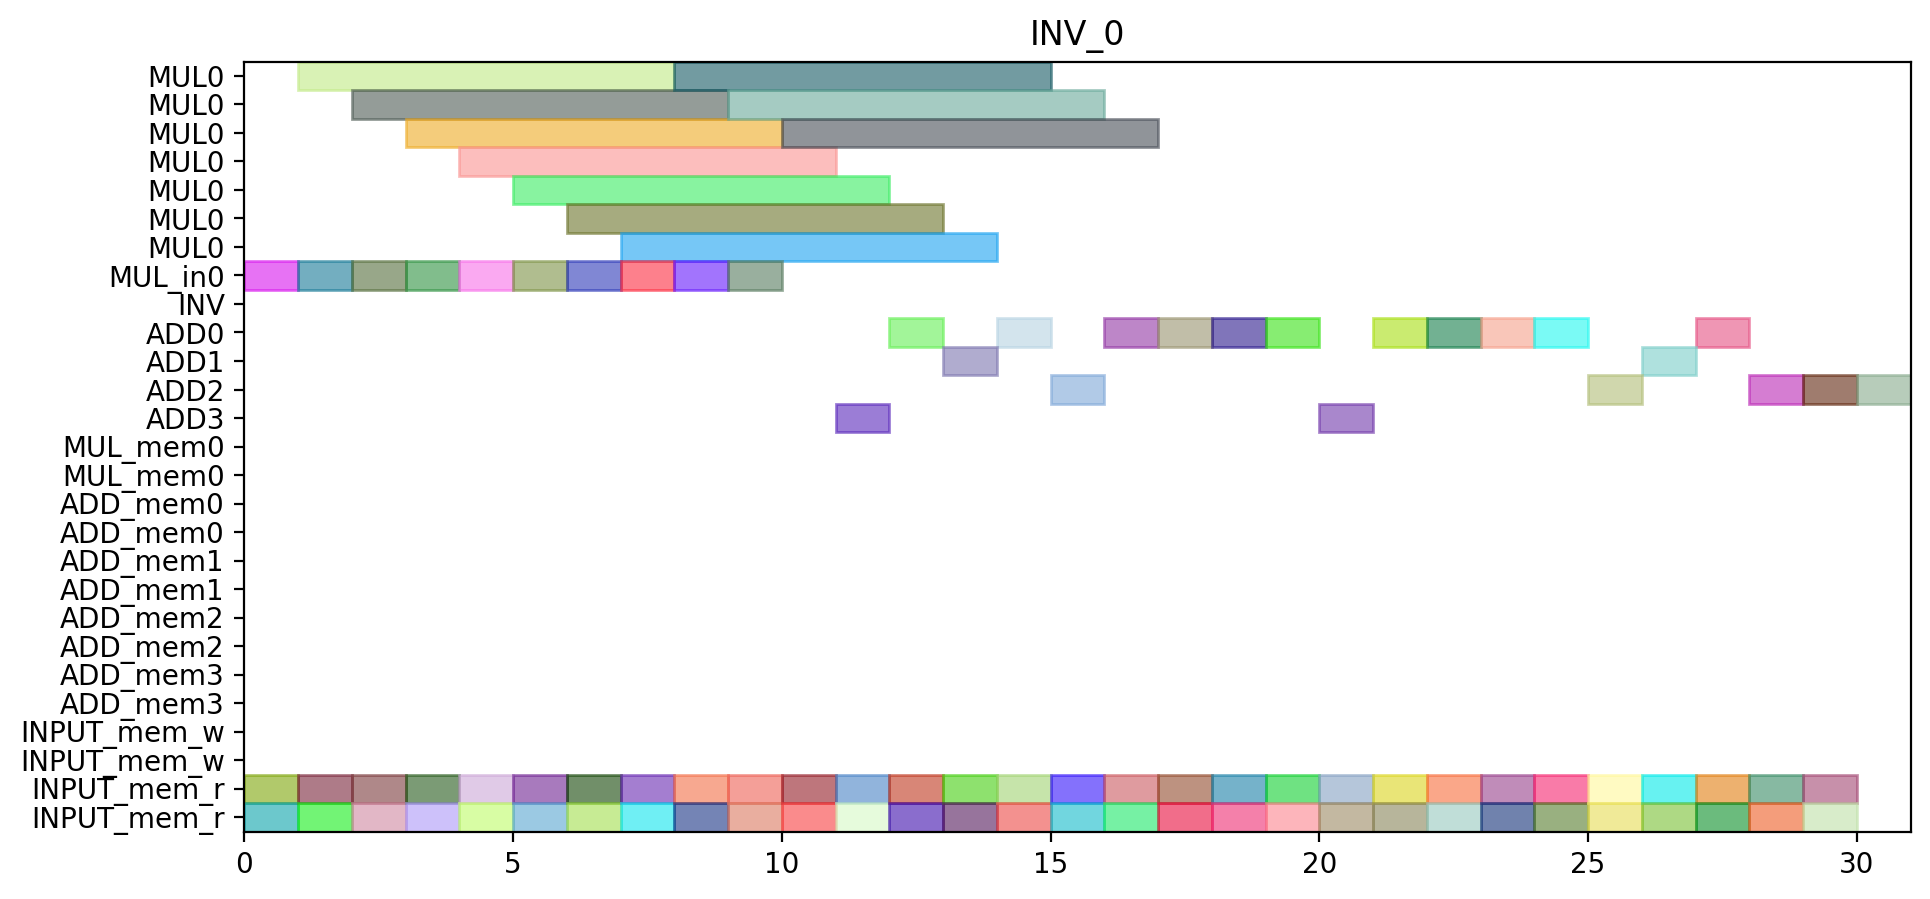

The script that drew this image:
from pyschedule import Scenario, solvers, plotters, alt


def solve():
	horizon = 131
	S = Scenario("INV_0", horizon=horizon)

	# resource
	MUL = S.Resources('MUL', num=1, size=7)
	MUL_in = S.Resources('MUL_in', num=1)
	INV = S.Resource('INV')
	ADD = S.Resources('ADD', num=4, periods=range(1, horizon))
	MUL_mem = S.Resources('MUL_mem', num=1, size=2)
	ADD_mem = S.Resources('ADD_mem', num=4, size=2)
	INPUT_mem_w = S.Resource('INPUT_mem_w', size=2)
	INPUT_mem_r = S.Resource('INPUT_mem_r', size=2)

	# result of previous scheduling

	# new tasks
	c_aa_a1_0 = S.Task('c_aa_a1_0', length=1, delay_cost=1)
	c_aa_a1_0 += alt(ADD)

	c_aa_a1_0_mem0 = S.Task('c_aa_a1_0_mem0', length=1, delay_cost=1)
	c_aa_a1_0_mem0 += INPUT_mem_r
	S += c_aa_a1_0_mem0 <= c_aa_a1_0

	c_aa_a1_0_mem1 = S.Task('c_aa_a1_0_mem1', length=1, delay_cost=1)
	c_aa_a1_0_mem1 += INPUT_mem_r
	S += c_aa_a1_0_mem1 <= c_aa_a1_0

	c_aa_a1_1 = S.Task('c_aa_a1_1', length=1, delay_cost=1)
	c_aa_a1_1 += alt(ADD)

	c_aa_a1_1_mem0 = S.Task('c_aa_a1_1_mem0', length=1, delay_cost=1)
	c_aa_a1_1_mem0 += INPUT_mem_r
	S += c_aa_a1_1_mem0 <= c_aa_a1_1

	c_aa_a1_1_mem1 = S.Task('c_aa_a1_1_mem1', length=1, delay_cost=1)
	c_aa_a1_1_mem1 += INPUT_mem_r
	S += c_aa_a1_1_mem1 <= c_aa_a1_1

	c_aa_t10 = S.Task('c_aa_t10', length=1, delay_cost=1)
	c_aa_t10 += alt(ADD)

	c_aa_t10_mem0 = S.Task('c_aa_t10_mem0', length=1, delay_cost=1)
	c_aa_t10_mem0 += INPUT_mem_r
	S += c_aa_t10_mem0 <= c_aa_t10

	c_aa_t10_mem1 = S.Task('c_aa_t10_mem1', length=1, delay_cost=1)
	c_aa_t10_mem1 += INPUT_mem_r
	S += c_aa_t10_mem1 <= c_aa_t10

	c_aa_t11 = S.Task('c_aa_t11', length=1, delay_cost=1)
	c_aa_t11 += alt(ADD)

	c_aa_t11_mem0 = S.Task('c_aa_t11_mem0', length=1, delay_cost=1)
	c_aa_t11_mem0 += INPUT_mem_r
	S += c_aa_t11_mem0 <= c_aa_t11

	c_aa_t11_mem1 = S.Task('c_aa_t11_mem1', length=1, delay_cost=1)
	c_aa_t11_mem1 += INPUT_mem_r
	S += c_aa_t11_mem1 <= c_aa_t11

	c_aa_t3_t0_in = S.Task('c_aa_t3_t0_in', length=1, delay_cost=1)
	c_aa_t3_t0_in += alt(MUL_in)
	c_aa_t3_t0 = S.Task('c_aa_t3_t0', length=7, delay_cost=1)
	c_aa_t3_t0 += alt(MUL)
	S += c_aa_t3_t0>=c_aa_t3_t0_in

	c_aa_t3_t0_mem0 = S.Task('c_aa_t3_t0_mem0', length=1, delay_cost=1)
	c_aa_t3_t0_mem0 += INPUT_mem_r
	S += c_aa_t3_t0_mem0 <= c_aa_t3_t0

	c_aa_t3_t0_mem1 = S.Task('c_aa_t3_t0_mem1', length=1, delay_cost=1)
	c_aa_t3_t0_mem1 += INPUT_mem_r
	S += c_aa_t3_t0_mem1 <= c_aa_t3_t0

	c_aa_t3_t1_in = S.Task('c_aa_t3_t1_in', length=1, delay_cost=1)
	c_aa_t3_t1_in += alt(MUL_in)
	c_aa_t3_t1 = S.Task('c_aa_t3_t1', length=7, delay_cost=1)
	c_aa_t3_t1 += alt(MUL)
	S += c_aa_t3_t1>=c_aa_t3_t1_in

	c_aa_t3_t1_mem0 = S.Task('c_aa_t3_t1_mem0', length=1, delay_cost=1)
	c_aa_t3_t1_mem0 += INPUT_mem_r
	S += c_aa_t3_t1_mem0 <= c_aa_t3_t1

	c_aa_t3_t1_mem1 = S.Task('c_aa_t3_t1_mem1', length=1, delay_cost=1)
	c_aa_t3_t1_mem1 += INPUT_mem_r
	S += c_aa_t3_t1_mem1 <= c_aa_t3_t1

	c_aa_t3_t2 = S.Task('c_aa_t3_t2', length=1, delay_cost=1)
	c_aa_t3_t2 += alt(ADD)

	c_aa_t3_t2_mem0 = S.Task('c_aa_t3_t2_mem0', length=1, delay_cost=1)
	c_aa_t3_t2_mem0 += INPUT_mem_r
	S += c_aa_t3_t2_mem0 <= c_aa_t3_t2

	c_aa_t3_t2_mem1 = S.Task('c_aa_t3_t2_mem1', length=1, delay_cost=1)
	c_aa_t3_t2_mem1 += INPUT_mem_r
	S += c_aa_t3_t2_mem1 <= c_aa_t3_t2

	c_aa_t3_t3 = S.Task('c_aa_t3_t3', length=1, delay_cost=1)
	c_aa_t3_t3 += alt(ADD)

	c_aa_t3_t3_mem0 = S.Task('c_aa_t3_t3_mem0', length=1, delay_cost=1)
	c_aa_t3_t3_mem0 += INPUT_mem_r
	S += c_aa_t3_t3_mem0 <= c_aa_t3_t3

	c_aa_t3_t3_mem1 = S.Task('c_aa_t3_t3_mem1', length=1, delay_cost=1)
	c_aa_t3_t3_mem1 += INPUT_mem_r
	S += c_aa_t3_t3_mem1 <= c_aa_t3_t3

	c_bb_a1_0 = S.Task('c_bb_a1_0', length=1, delay_cost=1)
	c_bb_a1_0 += alt(ADD)

	c_bb_a1_0_mem0 = S.Task('c_bb_a1_0_mem0', length=1, delay_cost=1)
	c_bb_a1_0_mem0 += INPUT_mem_r
	S += c_bb_a1_0_mem0 <= c_bb_a1_0

	c_bb_a1_0_mem1 = S.Task('c_bb_a1_0_mem1', length=1, delay_cost=1)
	c_bb_a1_0_mem1 += INPUT_mem_r
	S += c_bb_a1_0_mem1 <= c_bb_a1_0

	c_bb_a1_1 = S.Task('c_bb_a1_1', length=1, delay_cost=1)
	c_bb_a1_1 += alt(ADD)

	c_bb_a1_1_mem0 = S.Task('c_bb_a1_1_mem0', length=1, delay_cost=1)
	c_bb_a1_1_mem0 += INPUT_mem_r
	S += c_bb_a1_1_mem0 <= c_bb_a1_1

	c_bb_a1_1_mem1 = S.Task('c_bb_a1_1_mem1', length=1, delay_cost=1)
	c_bb_a1_1_mem1 += INPUT_mem_r
	S += c_bb_a1_1_mem1 <= c_bb_a1_1

	c_bb_t10 = S.Task('c_bb_t10', length=1, delay_cost=1)
	c_bb_t10 += alt(ADD)

	c_bb_t10_mem0 = S.Task('c_bb_t10_mem0', length=1, delay_cost=1)
	c_bb_t10_mem0 += INPUT_mem_r
	S += c_bb_t10_mem0 <= c_bb_t10

	c_bb_t10_mem1 = S.Task('c_bb_t10_mem1', length=1, delay_cost=1)
	c_bb_t10_mem1 += INPUT_mem_r
	S += c_bb_t10_mem1 <= c_bb_t10

	c_bb_t11 = S.Task('c_bb_t11', length=1, delay_cost=1)
	c_bb_t11 += alt(ADD)

	c_bb_t11_mem0 = S.Task('c_bb_t11_mem0', length=1, delay_cost=1)
	c_bb_t11_mem0 += INPUT_mem_r
	S += c_bb_t11_mem0 <= c_bb_t11

	c_bb_t11_mem1 = S.Task('c_bb_t11_mem1', length=1, delay_cost=1)
	c_bb_t11_mem1 += INPUT_mem_r
	S += c_bb_t11_mem1 <= c_bb_t11

	c_bb_t3_t0_in = S.Task('c_bb_t3_t0_in', length=1, delay_cost=1)
	c_bb_t3_t0_in += alt(MUL_in)
	c_bb_t3_t0 = S.Task('c_bb_t3_t0', length=7, delay_cost=1)
	c_bb_t3_t0 += alt(MUL)
	S += c_bb_t3_t0>=c_bb_t3_t0_in

	c_bb_t3_t0_mem0 = S.Task('c_bb_t3_t0_mem0', length=1, delay_cost=1)
	c_bb_t3_t0_mem0 += INPUT_mem_r
	S += c_bb_t3_t0_mem0 <= c_bb_t3_t0

	c_bb_t3_t0_mem1 = S.Task('c_bb_t3_t0_mem1', length=1, delay_cost=1)
	c_bb_t3_t0_mem1 += INPUT_mem_r
	S += c_bb_t3_t0_mem1 <= c_bb_t3_t0

	c_bb_t3_t1_in = S.Task('c_bb_t3_t1_in', length=1, delay_cost=1)
	c_bb_t3_t1_in += alt(MUL_in)
	c_bb_t3_t1 = S.Task('c_bb_t3_t1', length=7, delay_cost=1)
	c_bb_t3_t1 += alt(MUL)
	S += c_bb_t3_t1>=c_bb_t3_t1_in

	c_bb_t3_t1_mem0 = S.Task('c_bb_t3_t1_mem0', length=1, delay_cost=1)
	c_bb_t3_t1_mem0 += INPUT_mem_r
	S += c_bb_t3_t1_mem0 <= c_bb_t3_t1

	c_bb_t3_t1_mem1 = S.Task('c_bb_t3_t1_mem1', length=1, delay_cost=1)
	c_bb_t3_t1_mem1 += INPUT_mem_r
	S += c_bb_t3_t1_mem1 <= c_bb_t3_t1

	c_bb_t3_t2 = S.Task('c_bb_t3_t2', length=1, delay_cost=1)
	c_bb_t3_t2 += alt(ADD)

	c_bb_t3_t2_mem0 = S.Task('c_bb_t3_t2_mem0', length=1, delay_cost=1)
	c_bb_t3_t2_mem0 += INPUT_mem_r
	S += c_bb_t3_t2_mem0 <= c_bb_t3_t2

	c_bb_t3_t2_mem1 = S.Task('c_bb_t3_t2_mem1', length=1, delay_cost=1)
	c_bb_t3_t2_mem1 += INPUT_mem_r
	S += c_bb_t3_t2_mem1 <= c_bb_t3_t2

	c_bb_t3_t3 = S.Task('c_bb_t3_t3', length=1, delay_cost=1)
	c_bb_t3_t3 += alt(ADD)

	c_bb_t3_t3_mem0 = S.Task('c_bb_t3_t3_mem0', length=1, delay_cost=1)
	c_bb_t3_t3_mem0 += INPUT_mem_r
	S += c_bb_t3_t3_mem0 <= c_bb_t3_t3

	c_bb_t3_t3_mem1 = S.Task('c_bb_t3_t3_mem1', length=1, delay_cost=1)
	c_bb_t3_t3_mem1 += INPUT_mem_r
	S += c_bb_t3_t3_mem1 <= c_bb_t3_t3

	c_cc_a1_0 = S.Task('c_cc_a1_0', length=1, delay_cost=1)
	c_cc_a1_0 += alt(ADD)

	c_cc_a1_0_mem0 = S.Task('c_cc_a1_0_mem0', length=1, delay_cost=1)
	c_cc_a1_0_mem0 += INPUT_mem_r
	S += c_cc_a1_0_mem0 <= c_cc_a1_0

	c_cc_a1_0_mem1 = S.Task('c_cc_a1_0_mem1', length=1, delay_cost=1)
	c_cc_a1_0_mem1 += INPUT_mem_r
	S += c_cc_a1_0_mem1 <= c_cc_a1_0

	c_cc_a1_1 = S.Task('c_cc_a1_1', length=1, delay_cost=1)
	c_cc_a1_1 += alt(ADD)

	c_cc_a1_1_mem0 = S.Task('c_cc_a1_1_mem0', length=1, delay_cost=1)
	c_cc_a1_1_mem0 += INPUT_mem_r
	S += c_cc_a1_1_mem0 <= c_cc_a1_1

	c_cc_a1_1_mem1 = S.Task('c_cc_a1_1_mem1', length=1, delay_cost=1)
	c_cc_a1_1_mem1 += INPUT_mem_r
	S += c_cc_a1_1_mem1 <= c_cc_a1_1

	c_cc_t10 = S.Task('c_cc_t10', length=1, delay_cost=1)
	c_cc_t10 += alt(ADD)

	c_cc_t10_mem0 = S.Task('c_cc_t10_mem0', length=1, delay_cost=1)
	c_cc_t10_mem0 += INPUT_mem_r
	S += c_cc_t10_mem0 <= c_cc_t10

	c_cc_t10_mem1 = S.Task('c_cc_t10_mem1', length=1, delay_cost=1)
	c_cc_t10_mem1 += INPUT_mem_r
	S += c_cc_t10_mem1 <= c_cc_t10

	c_cc_t11 = S.Task('c_cc_t11', length=1, delay_cost=1)
	c_cc_t11 += alt(ADD)

	c_cc_t11_mem0 = S.Task('c_cc_t11_mem0', length=1, delay_cost=1)
	c_cc_t11_mem0 += INPUT_mem_r
	S += c_cc_t11_mem0 <= c_cc_t11

	c_cc_t11_mem1 = S.Task('c_cc_t11_mem1', length=1, delay_cost=1)
	c_cc_t11_mem1 += INPUT_mem_r
	S += c_cc_t11_mem1 <= c_cc_t11

	c_cc_t3_t0_in = S.Task('c_cc_t3_t0_in', length=1, delay_cost=1)
	c_cc_t3_t0_in += alt(MUL_in)
	c_cc_t3_t0 = S.Task('c_cc_t3_t0', length=7, delay_cost=1)
	c_cc_t3_t0 += alt(MUL)
	S += c_cc_t3_t0>=c_cc_t3_t0_in

	c_cc_t3_t0_mem0 = S.Task('c_cc_t3_t0_mem0', length=1, delay_cost=1)
	c_cc_t3_t0_mem0 += INPUT_mem_r
	S += c_cc_t3_t0_mem0 <= c_cc_t3_t0

	c_cc_t3_t0_mem1 = S.Task('c_cc_t3_t0_mem1', length=1, delay_cost=1)
	c_cc_t3_t0_mem1 += INPUT_mem_r
	S += c_cc_t3_t0_mem1 <= c_cc_t3_t0

	c_cc_t3_t1_in = S.Task('c_cc_t3_t1_in', length=1, delay_cost=1)
	c_cc_t3_t1_in += alt(MUL_in)
	c_cc_t3_t1 = S.Task('c_cc_t3_t1', length=7, delay_cost=1)
	c_cc_t3_t1 += alt(MUL)
	S += c_cc_t3_t1>=c_cc_t3_t1_in

	c_cc_t3_t1_mem0 = S.Task('c_cc_t3_t1_mem0', length=1, delay_cost=1)
	c_cc_t3_t1_mem0 += INPUT_mem_r
	S += c_cc_t3_t1_mem0 <= c_cc_t3_t1

	c_cc_t3_t1_mem1 = S.Task('c_cc_t3_t1_mem1', length=1, delay_cost=1)
	c_cc_t3_t1_mem1 += INPUT_mem_r
	S += c_cc_t3_t1_mem1 <= c_cc_t3_t1

	c_cc_t3_t2 = S.Task('c_cc_t3_t2', length=1, delay_cost=1)
	c_cc_t3_t2 += alt(ADD)

	c_cc_t3_t2_mem0 = S.Task('c_cc_t3_t2_mem0', length=1, delay_cost=1)
	c_cc_t3_t2_mem0 += INPUT_mem_r
	S += c_cc_t3_t2_mem0 <= c_cc_t3_t2

	c_cc_t3_t2_mem1 = S.Task('c_cc_t3_t2_mem1', length=1, delay_cost=1)
	c_cc_t3_t2_mem1 += INPUT_mem_r
	S += c_cc_t3_t2_mem1 <= c_cc_t3_t2

	c_cc_t3_t3 = S.Task('c_cc_t3_t3', length=1, delay_cost=1)
	c_cc_t3_t3 += alt(ADD)

	c_cc_t3_t3_mem0 = S.Task('c_cc_t3_t3_mem0', length=1, delay_cost=1)
	c_cc_t3_t3_mem0 += INPUT_mem_r
	S += c_cc_t3_t3_mem0 <= c_cc_t3_t3

	c_cc_t3_t3_mem1 = S.Task('c_cc_t3_t3_mem1', length=1, delay_cost=1)
	c_cc_t3_t3_mem1 += INPUT_mem_r
	S += c_cc_t3_t3_mem1 <= c_cc_t3_t3

	c_ab_t0_t0_in = S.Task('c_ab_t0_t0_in', length=1, delay_cost=1)
	c_ab_t0_t0_in += alt(MUL_in)
	c_ab_t0_t0 = S.Task('c_ab_t0_t0', length=7, delay_cost=1)
	c_ab_t0_t0 += alt(MUL)
	S += c_ab_t0_t0>=c_ab_t0_t0_in

	c_ab_t0_t0_mem0 = S.Task('c_ab_t0_t0_mem0', length=1, delay_cost=1)
	c_ab_t0_t0_mem0 += INPUT_mem_r
	S += c_ab_t0_t0_mem0 <= c_ab_t0_t0

	c_ab_t0_t0_mem1 = S.Task('c_ab_t0_t0_mem1', length=1, delay_cost=1)
	c_ab_t0_t0_mem1 += INPUT_mem_r
	S += c_ab_t0_t0_mem1 <= c_ab_t0_t0

	c_ab_t0_t1_in = S.Task('c_ab_t0_t1_in', length=1, delay_cost=1)
	c_ab_t0_t1_in += alt(MUL_in)
	c_ab_t0_t1 = S.Task('c_ab_t0_t1', length=7, delay_cost=1)
	c_ab_t0_t1 += alt(MUL)
	S += c_ab_t0_t1>=c_ab_t0_t1_in

	c_ab_t0_t1_mem0 = S.Task('c_ab_t0_t1_mem0', length=1, delay_cost=1)
	c_ab_t0_t1_mem0 += INPUT_mem_r
	S += c_ab_t0_t1_mem0 <= c_ab_t0_t1

	c_ab_t0_t1_mem1 = S.Task('c_ab_t0_t1_mem1', length=1, delay_cost=1)
	c_ab_t0_t1_mem1 += INPUT_mem_r
	S += c_ab_t0_t1_mem1 <= c_ab_t0_t1

	c_ab_t0_t2 = S.Task('c_ab_t0_t2', length=1, delay_cost=1)
	c_ab_t0_t2 += alt(ADD)

	c_ab_t0_t2_mem0 = S.Task('c_ab_t0_t2_mem0', length=1, delay_cost=1)
	c_ab_t0_t2_mem0 += INPUT_mem_r
	S += c_ab_t0_t2_mem0 <= c_ab_t0_t2

	c_ab_t0_t2_mem1 = S.Task('c_ab_t0_t2_mem1', length=1, delay_cost=1)
	c_ab_t0_t2_mem1 += INPUT_mem_r
	S += c_ab_t0_t2_mem1 <= c_ab_t0_t2

	c_ab_t0_t3 = S.Task('c_ab_t0_t3', length=1, delay_cost=1)
	c_ab_t0_t3 += alt(ADD)

	c_ab_t0_t3_mem0 = S.Task('c_ab_t0_t3_mem0', length=1, delay_cost=1)
	c_ab_t0_t3_mem0 += INPUT_mem_r
	S += c_ab_t0_t3_mem0 <= c_ab_t0_t3

	c_ab_t0_t3_mem1 = S.Task('c_ab_t0_t3_mem1', length=1, delay_cost=1)
	c_ab_t0_t3_mem1 += INPUT_mem_r
	S += c_ab_t0_t3_mem1 <= c_ab_t0_t3

	c_ab_t1_t0_in = S.Task('c_ab_t1_t0_in', length=1, delay_cost=1)
	c_ab_t1_t0_in += alt(MUL_in)
	c_ab_t1_t0 = S.Task('c_ab_t1_t0', length=7, delay_cost=1)
	c_ab_t1_t0 += alt(MUL)
	S += c_ab_t1_t0>=c_ab_t1_t0_in

	c_ab_t1_t0_mem0 = S.Task('c_ab_t1_t0_mem0', length=1, delay_cost=1)
	c_ab_t1_t0_mem0 += INPUT_mem_r
	S += c_ab_t1_t0_mem0 <= c_ab_t1_t0

	c_ab_t1_t0_mem1 = S.Task('c_ab_t1_t0_mem1', length=1, delay_cost=1)
	c_ab_t1_t0_mem1 += INPUT_mem_r
	S += c_ab_t1_t0_mem1 <= c_ab_t1_t0

	c_ab_t1_t1_in = S.Task('c_ab_t1_t1_in', length=1, delay_cost=1)
	c_ab_t1_t1_in += alt(MUL_in)
	c_ab_t1_t1 = S.Task('c_ab_t1_t1', length=7, delay_cost=1)
	c_ab_t1_t1 += alt(MUL)
	S += c_ab_t1_t1>=c_ab_t1_t1_in

	c_ab_t1_t1_mem0 = S.Task('c_ab_t1_t1_mem0', length=1, delay_cost=1)
	c_ab_t1_t1_mem0 += INPUT_mem_r
	S += c_ab_t1_t1_mem0 <= c_ab_t1_t1

	c_ab_t1_t1_mem1 = S.Task('c_ab_t1_t1_mem1', length=1, delay_cost=1)
	c_ab_t1_t1_mem1 += INPUT_mem_r
	S += c_ab_t1_t1_mem1 <= c_ab_t1_t1

	solvers.mip.solve(S,msg=1,kind='CPLEX',ratio_gap=1.01)

	solution = [['hoge']*len(S.solution()[1]) for i in range(len(S.solution()))]
	for i in range(len(S.solution())):
		for j in range(len(S.solution()[i])):
			solution[i][j]=str(S.solution()[i][j])
	print(solution)

	cycles = int(solution[-1][3])

	pic_file_name = "/mnt/rose/usr1/fukuda/pairing_automation_design2/bls12-440/scheduling/INV_mul1_add4/INV_0.png"
	if(S.solution() != []):
		plotters.matplotlib.plot(S,img_filename=pic_file_name, vertical_text=True, fig_size=(cycles*0.25+3, 5), show_task_labels=False)

	return solution
